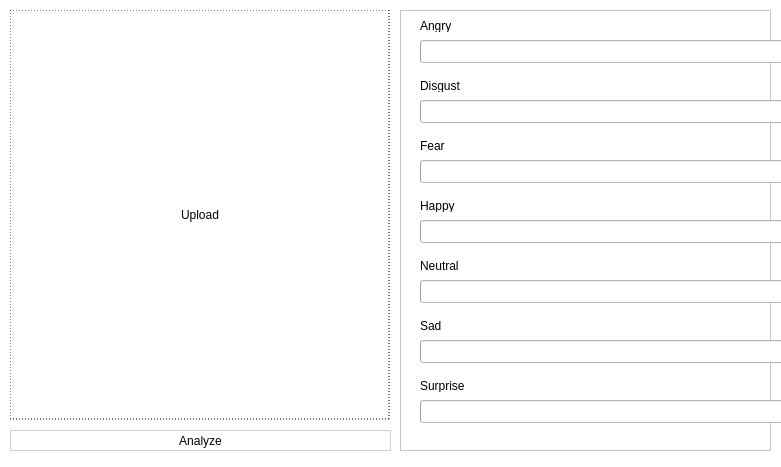
<?xml version="1.0" encoding="UTF-8"?>
<ui version="4.0">
 <class>MainWindow</class>
 <widget class="QMainWindow" name="MainWindow">
  <property name="geometry">
   <rect>
    <x>0</x>
    <y>0</y>
    <width>781</width>
    <height>467</height>
   </rect>
  </property>
  <property name="windowTitle">
   <string>MainWindow</string>
  </property>
  <property name="styleSheet">
   <string notr="true">background:rgb(255, 255, 255)</string>
  </property>
  <widget class="QWidget" name="centralwidget">
   <widget class="QLabel" name="angry">
    <property name="geometry">
     <rect>
      <x>420</x>
      <y>20</y>
      <width>56</width>
      <height>12</height>
     </rect>
    </property>
    <property name="text">
     <string>Angry</string>
    </property>
   </widget>
   <widget class="QLabel" name="disgust">
    <property name="geometry">
     <rect>
      <x>420</x>
      <y>80</y>
      <width>56</width>
      <height>12</height>
     </rect>
    </property>
    <property name="text">
     <string>Disgust</string>
    </property>
   </widget>
   <widget class="QLabel" name="fear">
    <property name="geometry">
     <rect>
      <x>420</x>
      <y>140</y>
      <width>56</width>
      <height>12</height>
     </rect>
    </property>
    <property name="text">
     <string>Fear</string>
    </property>
   </widget>
   <widget class="QLabel" name="happy">
    <property name="geometry">
     <rect>
      <x>420</x>
      <y>200</y>
      <width>56</width>
      <height>12</height>
     </rect>
    </property>
    <property name="text">
     <string>Happy</string>
    </property>
   </widget>
   <widget class="QLabel" name="neutral">
    <property name="geometry">
     <rect>
      <x>420</x>
      <y>260</y>
      <width>56</width>
      <height>12</height>
     </rect>
    </property>
    <property name="text">
     <string>Neutral</string>
    </property>
   </widget>
   <widget class="QLabel" name="sad">
    <property name="geometry">
     <rect>
      <x>420</x>
      <y>320</y>
      <width>56</width>
      <height>12</height>
     </rect>
    </property>
    <property name="text">
     <string>Sad</string>
    </property>
   </widget>
   <widget class="QLabel" name="surprise">
    <property name="geometry">
     <rect>
      <x>420</x>
      <y>380</y>
      <width>56</width>
      <height>12</height>
     </rect>
    </property>
    <property name="text">
     <string>Surprise</string>
    </property>
   </widget>
   <widget class="QGraphicsView" name="graphicsView">
    <property name="geometry">
     <rect>
      <x>400</x>
      <y>10</y>
      <width>371</width>
      <height>441</height>
     </rect>
    </property>
   </widget>
   <widget class="QProgressBar" name="angry_bar">
    <property name="enabled">
     <bool>true</bool>
    </property>
    <property name="geometry">
     <rect>
      <x>420</x>
      <y>40</y>
      <width>371</width>
      <height>23</height>
     </rect>
    </property>
    <property name="styleSheet">
     <string notr="true">transition: 0.3s;</string>
    </property>
    <property name="value">
     <number>0</number>
    </property>
    <property name="format">
     <string/>
    </property>
   </widget>
   <widget class="QProgressBar" name="disgust_bar">
    <property name="geometry">
     <rect>
      <x>420</x>
      <y>100</y>
      <width>371</width>
      <height>23</height>
     </rect>
    </property>
    <property name="styleSheet">
     <string notr="true">transition: 0.3s;</string>
    </property>
    <property name="value">
     <number>0</number>
    </property>
    <property name="format">
     <string/>
    </property>
   </widget>
   <widget class="QProgressBar" name="fear_bar">
    <property name="geometry">
     <rect>
      <x>420</x>
      <y>160</y>
      <width>371</width>
      <height>23</height>
     </rect>
    </property>
    <property name="styleSheet">
     <string notr="true">transition: 0.3s;</string>
    </property>
    <property name="minimum">
     <number>0</number>
    </property>
    <property name="value">
     <number>0</number>
    </property>
    <property name="format">
     <string/>
    </property>
   </widget>
   <widget class="QProgressBar" name="happy_bar">
    <property name="geometry">
     <rect>
      <x>420</x>
      <y>220</y>
      <width>371</width>
      <height>23</height>
     </rect>
    </property>
    <property name="styleSheet">
     <string notr="true">transition: 0.3s;</string>
    </property>
    <property name="value">
     <number>0</number>
    </property>
    <property name="format">
     <string/>
    </property>
   </widget>
   <widget class="QProgressBar" name="neutral_bar">
    <property name="geometry">
     <rect>
      <x>420</x>
      <y>280</y>
      <width>371</width>
      <height>23</height>
     </rect>
    </property>
    <property name="styleSheet">
     <string notr="true">transition: 0.3s;</string>
    </property>
    <property name="value">
     <number>0</number>
    </property>
    <property name="format">
     <string/>
    </property>
   </widget>
   <widget class="QProgressBar" name="sad_bar">
    <property name="geometry">
     <rect>
      <x>420</x>
      <y>340</y>
      <width>371</width>
      <height>23</height>
     </rect>
    </property>
    <property name="styleSheet">
     <string notr="true">transition: 0.3s;</string>
    </property>
    <property name="value">
     <number>0</number>
    </property>
    <property name="format">
     <string/>
    </property>
   </widget>
   <widget class="QProgressBar" name="surprise_bar">
    <property name="geometry">
     <rect>
      <x>420</x>
      <y>400</y>
      <width>371</width>
      <height>23</height>
     </rect>
    </property>
    <property name="styleSheet">
     <string notr="true">transition: 0.3s;</string>
    </property>
    <property name="value">
     <number>0</number>
    </property>
    <property name="format">
     <string/>
    </property>
   </widget>
   <widget class="QPushButton" name="analyze_btn">
    <property name="geometry">
     <rect>
      <x>10</x>
      <y>430</y>
      <width>381</width>
      <height>21</height>
     </rect>
    </property>
    <property name="styleSheet">
     <string notr="true">border-style:solid;border-color:rgb(208, 208, 208);border-width: 1;</string>
    </property>
    <property name="text">
     <string>Analyze</string>
    </property>
   </widget>
   <widget class="QPushButton" name="upload_btn">
    <property name="geometry">
     <rect>
      <x>10</x>
      <y>10</y>
      <width>380</width>
      <height>410</height>
     </rect>
    </property>
    <property name="styleSheet">
     <string notr="true">background-color: rgba(255, 255, 255, 255);border-style: dotted;border-width: 1px;border-color: black;</string>
    </property>
    <property name="text">
     <string>Upload</string>
    </property>
   </widget>
   <zorder>graphicsView</zorder>
   <zorder>angry</zorder>
   <zorder>disgust</zorder>
   <zorder>fear</zorder>
   <zorder>happy</zorder>
   <zorder>neutral</zorder>
   <zorder>sad</zorder>
   <zorder>surprise</zorder>
   <zorder>angry_bar</zorder>
   <zorder>disgust_bar</zorder>
   <zorder>fear_bar</zorder>
   <zorder>happy_bar</zorder>
   <zorder>neutral_bar</zorder>
   <zorder>sad_bar</zorder>
   <zorder>surprise_bar</zorder>
   <zorder>analyze_btn</zorder>
   <zorder>upload_btn</zorder>
  </widget>
 </widget>
 <resources/>
 <connections/>
</ui>
